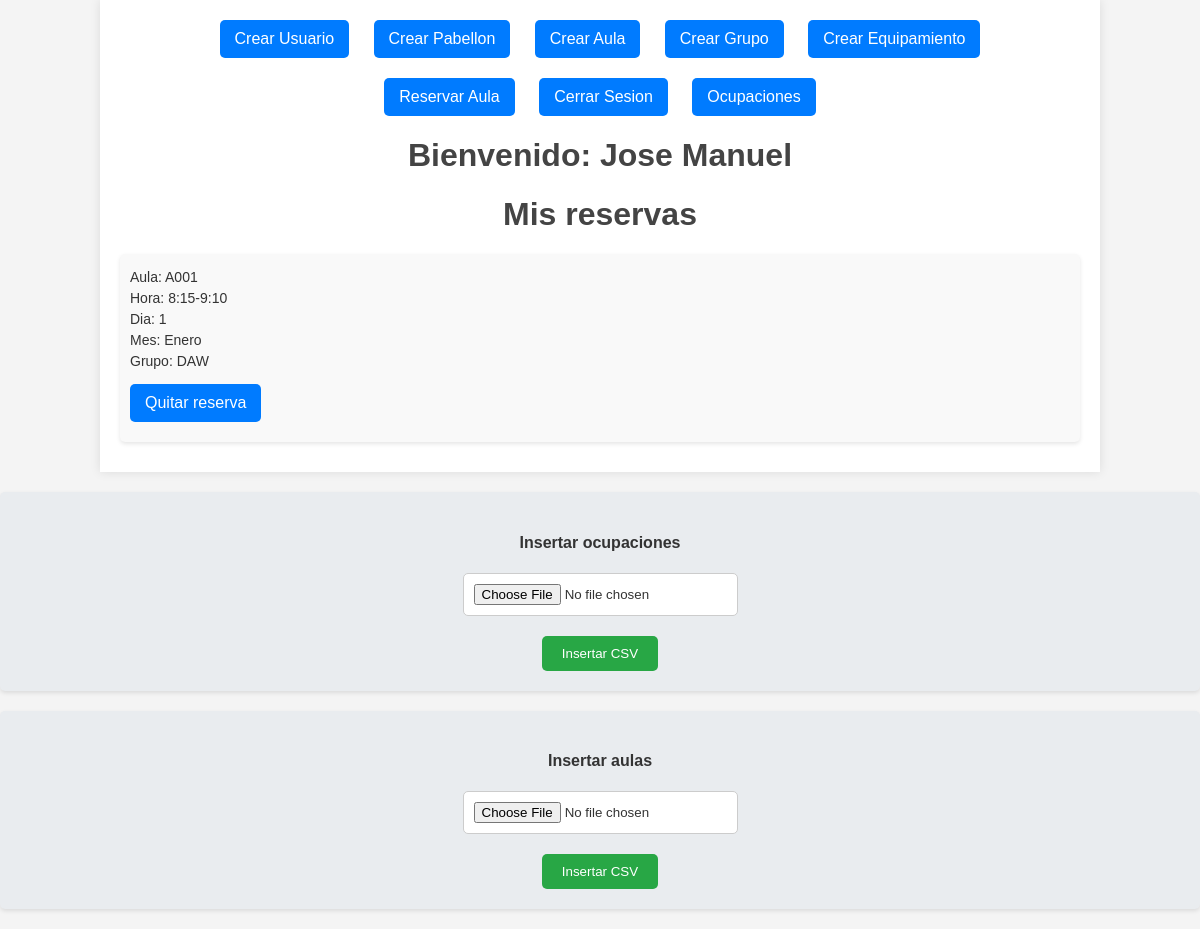
Page /views/inicio.php (signed in) on the earlier database version.
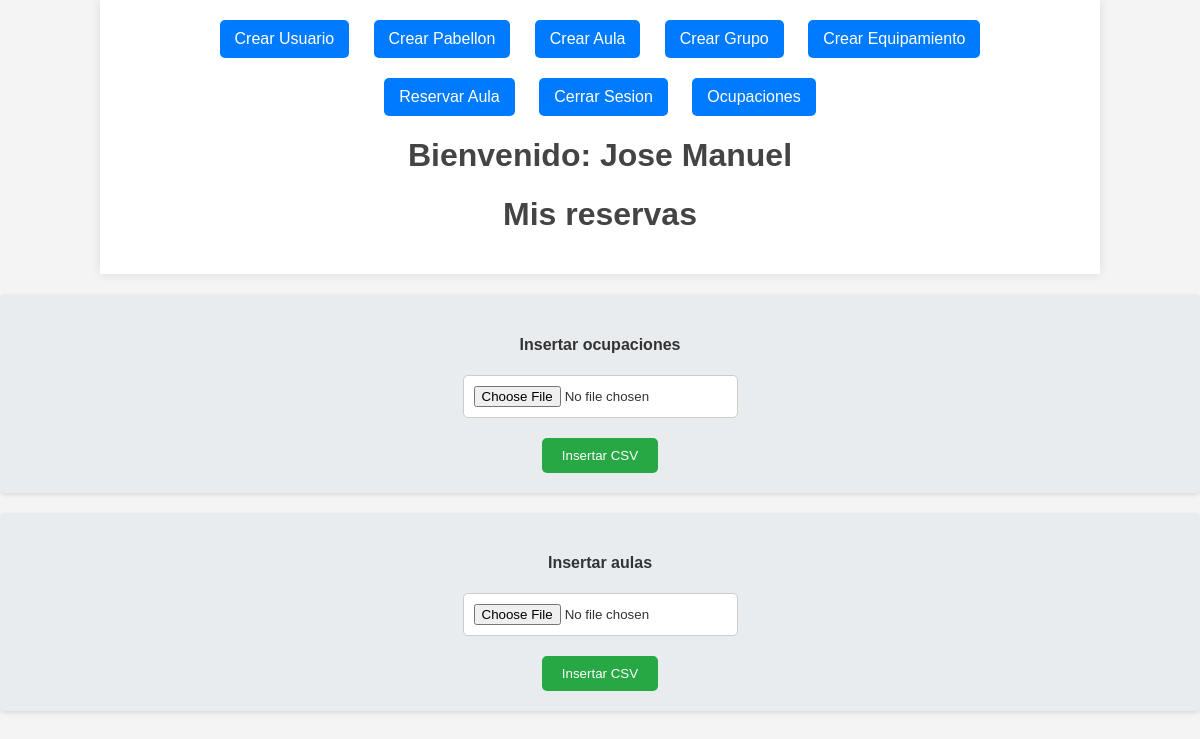
Same page on the later database version.
### tables this page shows
CREATE TABLE `ocupacion` (
  `idAula` varchar(200) NOT NULL,
  `idHora` int(11) NOT NULL,
  `idDia` int(11) NOT NULL,
  `idMes` int(11) NOT NULL,
  `idGrupo` int(11) NOT NULL,
  `idProfesor` int(11) NOT NULL
);

CREATE TABLE `grupo` (
  `id` int(11) NOT NULL,
  `alias` varchar(200) NOT NULL,
  `nombreCompleto` varchar(200) NOT NULL
);

### BD/bd.inc.php (called while the page is built)
<?php
function conectar()
{
    try {
        $host = "localhost";
        $basedatos = "seleccion-clases";
        $usuario = "root";
        $password = "";
        return new PDO("mysql:host=$host;dbname=$basedatos", $usuario, $password);
    } catch (PDOException $e) {
        echo $e->getMessage();
    }
}

### BD/ocupacion.inc.php (called while the page is built, shortened)
<?php
include_once 'bd.inc.php';
function getAllReservations()
{
    $sql = conectar()->prepare('SELECT * FROM ocupacion WHERE idProfesor = :idProfesor ORDER BY idHora, idDia, idMes');
    $sql->bindValue(":idProfesor", $_SESSION['userCheked']['nre']);
    try {
        $sql->execute();
        return  $sql->fetchAll();
    } catch (PDOException $e) {
        throw new Exception('Error al acceder a la base de datos');
    }
}

### BD/grupo.inc.php (called while the page is built, shortened)
<?php
include_once 'bd.inc.php';
function getAliasGrupById($idGrupo){
    $sql =conectar()->prepare("select alias from grupo where id=:id");
    $sql->bindValue(':id',$idGrupo);
    try{
        $sql->execute();
        return $sql->fetchColumn();
    }catch(PDOException $e){
        throw new Exception('Error al acceder a los grupos');
    }
}

### views/inicio.php (the view, shortened to what this page needs)
<?php
include_once '../BD/ocupacion.inc.php';
include_once '../BD/grupo.inc.php';
$meses = array(
    "Enero",
    "Febrero",
    "Marzo",
    "Abril",
    "Mayo",
    "Junio",
    "Julio",
    "Agosto",
    "Septiembre",
    "Octubre",
    "Noviembre",
    "Diciembre"
);
$hora = array(
    "8:15-9:10",
    "9:10-10:05",
    "10:05-11:00",
    "11:30-12:25",
    "12:25-13:20",
    "13:20-14:15"
);
?>
<!DOCTYPE html>
<html lang="en">
<head>
    <link rel="stylesheet" href="../stylesheets/inicio.css">
</head>
<body>
    <div class="container">
        <?php if ($_SESSION['userCheked']['admin'] == true) { ?>
            <div class="navbar">
                <a href="./createNewUser.php">Crear Usuario</a>
                <a href="./createNewPabellon.php">Crear Pabellon</a>
                <a href="./createNewAula.php">Crear Aula</a>
                <a href="./createNewGroup.php">Crear Grupo</a>
                <a href="./createNewEquipment.php">Crear Equipamiento</a>
            </div>
        <?php } ?>
        <div class="navbar">
            <a href="./takeReservation.php">Reservar Aula</a>
            <a href="../closeSession.php">Cerrar Sesion</a>
            <a href="./ocupaciones.php">Ocupaciones</a>
        </div>
        <h1><strong>Bienvenido: </strong> <?= htmlspecialchars($_SESSION['userCheked']['nombre']); ?></h1>
        <h1>Mis reservas</h1>
        <?php foreach (getAllReservations() as $key => $reserva) {
            $pabellon = searchAulaByIdToOkupation($reserva['idAula']); ?>
            <div class="reserva">
                <p>Aula: <?= $reserva['idAula'] ?></p>
                <p>Hora: <?= $hora[$reserva['idHora'] - 1] ?></p>
                <p>Dia: <?= $reserva['idDia'] ?></p>
                <p>Mes: <?= $meses[$reserva['idMes'] - 1] ?></p>
                <p>Grupo: <?= getAliasGrupById($reserva['idGrupo']) ?></p>
                <a href="../lib/deleteReservation.php?idAula=<?= $reserva['idAula'] ?>&idHora=<?= $reserva['idHora'] ?>&idMes=<?= $reserva['idMes'] ?>&idDia=<?= $reserva['idDia'] ?>">Quitar reserva</a>
            </div>
        <?php } ?>
    </div>
    <?php if ($_SESSION['userCheked']['admin'] == true) { ?>
    <form action="../lib/insertOkupationCsv.php" method="POST" enctype="multipart/form-data">
        <h4>Insertar ocupaciones</h4>
        <input type="file" name="csvFile" id="csvFile" accept=".csv" required>
        <input type="submit" value="Insertar CSV">
    </form>
    <form action="../lib/insertAulaCsv.php" method="POST" enctype="multipart/form-data">
    <h4>Insertar aulas</h4>
        <input type="file" name="csvFile" id="csvFile" accept=".csv" required>
        <input type="submit" value="Insertar CSV">
    </form>
    <?php } ?>
</body>
</html>

Differences in the rows shown:
removed ocupacion: idAula "A001", idHora "8:15-9:10", idDia "1", idMes "Enero", idGrupo.alias "DAW"
